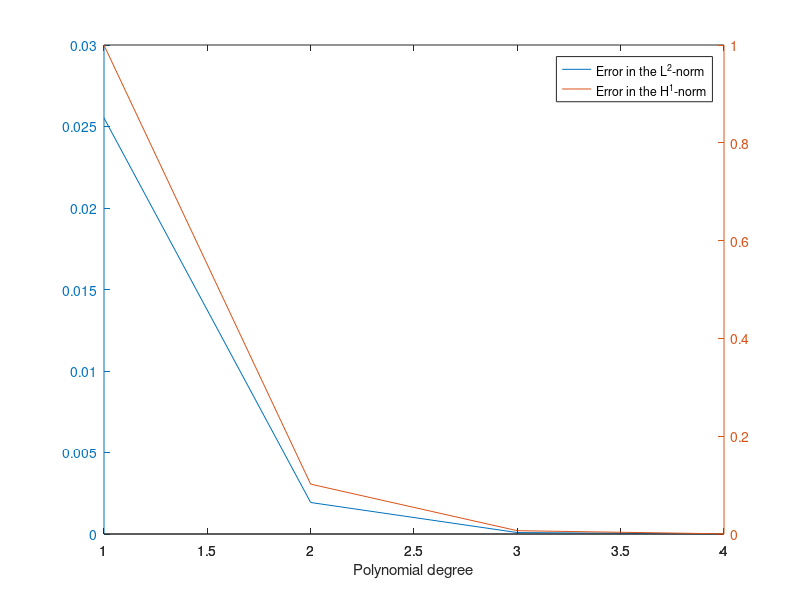

This figure's MATLAB source:
%refinement_level = 3
x = [1 2 3 4];
l2 = [0.0255247 0.00193251 8.81413*10^(-5) 0.334932*10^(-6)];
h1 = [0.999634 0.101971 0.00675344 0.000334022];
[Ax,H1,H2]=plotyy(x,l2,x,h1,'plot');
legend('Error in the L^2-norm','Error in the H^1-norm');
xlabel('Polynomial degree');
